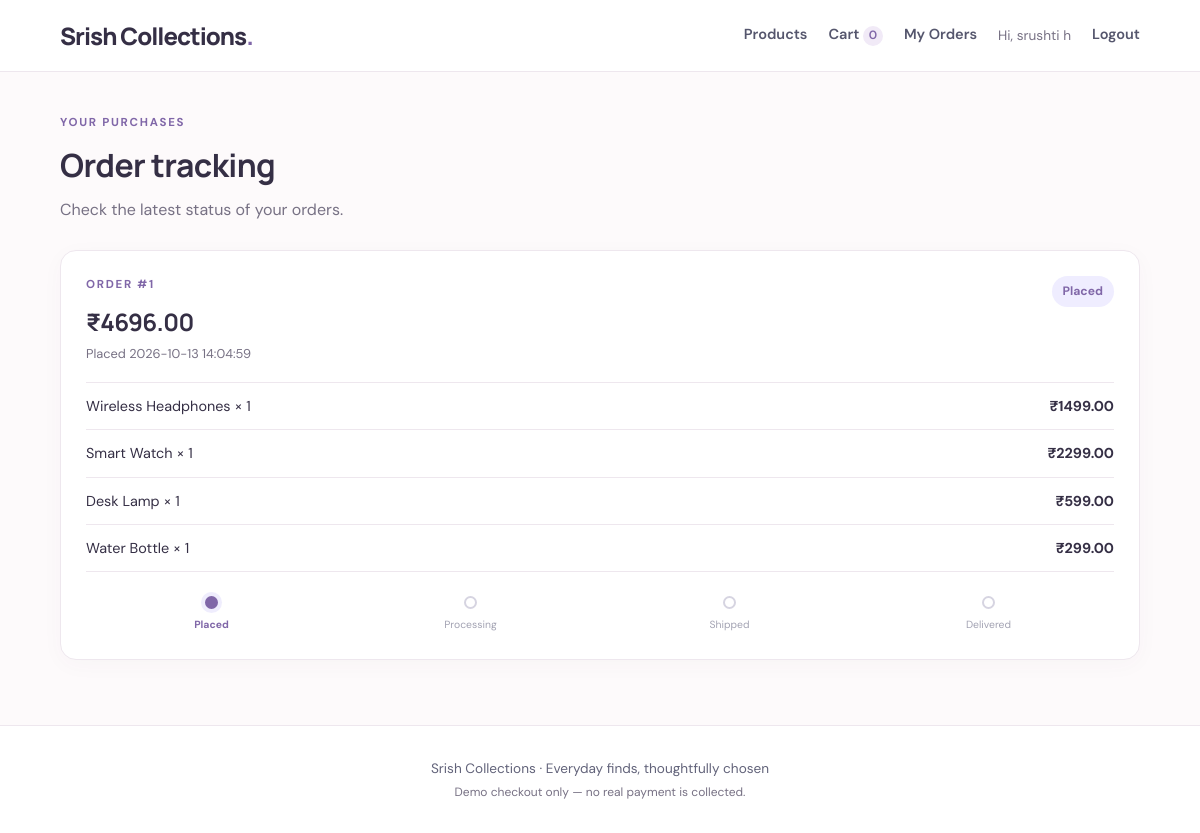
Page /orders (signed in) on the committed database.
### tables this page shows
CREATE TABLE orders (
                id INTEGER PRIMARY KEY AUTOINCREMENT,
                user_id INTEGER NOT NULL,
                total REAL NOT NULL,
                status TEXT NOT NULL DEFAULT 'Placed',
                created_at TEXT NOT NULL DEFAULT CURRENT_TIMESTAMP,
                FOREIGN KEY(user_id) REFERENCES users(id)
            );

CREATE TABLE order_items (
                id INTEGER PRIMARY KEY AUTOINCREMENT,
                order_id INTEGER NOT NULL,
                product_id INTEGER,
                product_name TEXT NOT NULL,
                quantity INTEGER NOT NULL,
                price_each REAL NOT NULL,
                FOREIGN KEY(order_id) REFERENCES orders(id) ON DELETE CASCADE,
                FOREIGN KEY(product_id) REFERENCES products(id) ON DELETE SET NULL
            );

### app.py (the view)
@app.route("/orders")
@login_required
def orders():
    with get_db() as db:
        user_orders = db.execute(
            "SELECT * FROM orders WHERE user_id = ? ORDER BY id DESC",
            (session["user_id"],),
        ).fetchall()
        order_items = {}
        for order in user_orders:
            order_items[order["id"]] = db.execute(
                "SELECT * FROM order_items WHERE order_id = ?", (order["id"],)
            ).fetchall()
    return render_template("orders.html", orders=user_orders, order_items=order_items)

### app.py (called while the page is built)
def login_required(view):
    @wraps(view)
    def wrapped_view(*args, **kwargs):
        if "user_id" not in session:
            flash("Please log in to continue.", "warning")
            return redirect(url_for("login"))
        return view(*args, **kwargs)
    return wrapped_view

@app.context_processor
def inject_common_values():
    return {"cart_count": sum(int(qty) for qty in session.get("cart", {}).values())}

### database.py (called while the page is built)
@contextmanager
def get_db():
    connection = sqlite3.connect(DATABASE)
    connection.row_factory = sqlite3.Row
    connection.execute("PRAGMA foreign_keys = ON")
    try:
        yield connection
        connection.commit()
    except Exception:
        connection.rollback()
        raise
    finally:
        connection.close()

### templates/orders.html (shortened to what this page needs)
{% extends "base.html" %}
{% block content %}
<div class="page-heading"><p class="eyebrow">YOUR PURCHASES</p><h1>Order tracking</h1><p class="muted">Check the latest status of your orders.</p></div>
{% if orders %}
<div class="orders-list">
  {% for order in orders %}
  <article class="order-card">
    <div class="order-top"><div><p class="eyebrow">ORDER #{{ order.id }}</p><h2>₹{{ "%.2f"|format(order.total) }}</h2><p class="muted">Placed {{ order.created_at }}</p></div><span class="status status-{{ order.status|lower }}">{{ order.status }}</span></div>
    <div class="order-products">
      {% for item in order_items[order.id] %}
      <div class="summary-line"><span>{{ item.product_name }} × {{ item.quantity }}</span><strong>₹{{ "%.2f"|format(item.price_each * item.quantity) }}</strong></div>
      {% endfor %}
    </div>
    <div class="tracking-steps">
      {% for step in ["Placed", "Processing", "Shipped", "Delivered"] %}
        <div class="tracking-step {% if step == order.status %}current{% elif order.status in ['Processing', 'Shipped', 'Delivered'] and step == 'Placed' or order.status in ['Shipped', 'Delivered'] and step == 'Processing' or order.status == 'Delivered' and step == 'Shipped' %}complete{% endif %}">
          <span class="step-dot"></span><small>{{ step }}</small>
        </div>
      {% endfor %}
    </div>
  </article>
  {% endfor %}
</div>
{% else %}
<div class="empty-state"><div class="empty-icon">📦</div><h2>No orders yet</h2><p>Your orders will appear here after checkout.</p><a class="button primary" href="{{ url_for('index') }}">Start shopping</a></div>
{% endif %}
{% endblock %}

### templates/base.html (shortened to what this page needs)
<!doctype html>
<html lang="en">
<head>
  <link rel="stylesheet" href="{{ url_for('static', filename='style.css') }}">
</head>
<body>
  <header class="site-header">
    <a class="brand" href="{{ url_for('index') }}">Srish Collections<span>.</span></a>
    <nav>
      <a href="{{ url_for('index') }}">Products</a>
      <a href="{{ url_for('cart') }}">Cart <span class="cart-count">{{ cart_count }}</span></a>
      {% if session.get('user_id') %}
        <a href="{{ url_for('orders') }}">My Orders</a>
        <span class="nav-user">Hi, {{ session.get('name') }}</span>
        <form class="inline-form" method="post" action="{{ url_for('logout') }}">
          <button class="link-button" type="submit">Logout</button>
        </form>
      {% else %}
        <a href="{{ url_for('login') }}">Login</a>
        <a class="nav-cta" href="{{ url_for('register') }}">Create account</a>
      {% endif %}
    </nav>
  </header>
  <main class="container">
    {% block content %}{% endblock %}
  </main>
  <footer class="site-footer">
    <p>Srish Collections · Everyday finds, thoughtfully chosen</p>
    <p class="small-muted">Demo checkout only — no real payment is collected.</p>
  </footer>
</body>
</html>

### static/style.css (style rules this page uses)
:root { --ink: #352f45; --muted: #777184; --purple: #8067a8; --purple-dark: #69528e; --pale: #f1eaf7; --line: #eee7ee; --surface: #ffffff; --page: #fdfafb; --green: #197b55; --red: #bd3e4d; --shadow: 0 12px 35px rgba(74, 54, 89, .09); }
* { box-sizing: border-box; }
html { scroll-behavior: smooth; }
body { margin: 0; background: var(--page); color: var(--ink); font-family: 'DM Sans', sans-serif; line-height: 1.55; }
a { color: var(--purple); text-decoration: none; }
button, input, textarea, select { font: inherit; }
button { cursor: pointer; }
.site-header { display: flex; align-items: center; justify-content: space-between; gap: 24px; padding: 19px max(5vw, 20px); background: rgba(255,255,255,.94); border-bottom: 1px solid var(--line); position: sticky; top: 0; z-index: 10; backdrop-filter: blur(12px); }
.brand { color: var(--ink); font: 800 1.5rem 'Manrope', sans-serif; letter-spacing: -1px; }
.brand span { color: var(--purple); }
.site-header nav { display: flex; align-items: center; gap: 21px; font-size: .91rem; }
.site-header nav a { color: #55566d; font-weight: 600; }
.nav-user { color: var(--muted); font-size: .85rem; }
.cart-count { display: inline-grid; place-items: center; min-width: 20px; height: 20px; padding: 0 5px; border-radius: 20px; background: var(--pale); color: var(--purple); font-size: .75rem; }
.inline-form { display: inline; margin: 0; }
.link-button { padding: 0; border: 0; background: transparent; color: #55566d; font-weight: 600; }
.container { width: min(1180px, 90%); margin: 0 auto; min-height: 68vh; }
.eyebrow { color: var(--purple); font-size: .72rem; font-weight: 700; letter-spacing: 1.7px; margin: 0 0 9px; }
h1, h2, h3, p { margin-top: 0; }
h1, h2, h3 { font-family: 'Manrope', sans-serif; letter-spacing: -.6px; }
.section-heading h2, .page-heading h1 { margin-bottom: 0; font-size: 2rem; }
.page-heading { margin: 42px 0 27px; }
.page-heading .muted { margin: 8px 0 0; }
.muted, .small-muted { color: var(--muted); }
.small-muted { font-size: .8rem; }
.panel, .summary-card, .form-card, .order-card { background: white; border: 1px solid var(--line); border-radius: 16px; padding: 25px; box-shadow: 0 5px 22px #563b5008; }
.summary-line, .summary-total { display: flex; align-items: center; justify-content: space-between; gap: 15px; padding: 12px 0; font-size: .9rem; }
.summary-line { border-bottom: 1px solid var(--line); }
.orders-list { display: grid; gap: 20px; margin-bottom: 65px; }
.order-card { padding: 25px; }
.order-top { display: flex; justify-content: space-between; align-items: start; gap: 20px; }
.order-top h2 { margin: 0 0 4px; }
.order-top .muted { font-size: .8rem; margin: 0; }
.status { display: inline-flex; border-radius: 20px; padding: 6px 11px; font-size: .76rem; font-weight: 700; background: #efedff; color: var(--purple); white-space: nowrap; }
.order-products { margin-top: 18px; border-top: 1px solid var(--line); }
.tracking-steps { display: flex; justify-content: space-between; gap: 8px; margin-top: 24px; position: relative; }
.tracking-step { display: grid; justify-items: center; gap: 8px; color: #a2a2b2; font-size: .78rem; flex: 1; position: relative; }
.step-dot { width: 13px; height: 13px; border: 2px solid #d6d4e1; background: white; border-radius: 50%; z-index: 1; }
.tracking-step.current, .tracking-step.complete { color: var(--purple); font-weight: 700; }
.tracking-step.current .step-dot, .tracking-step.complete .step-dot { background: var(--purple); border-color: var(--purple); box-shadow: 0 0 0 4px #6754e81b; }
.site-footer { text-align: center; padding: 28px 20px; border-top: 1px solid var(--line); background: white; color: #62637a; font-size: .85rem; }
.site-footer p { margin: 4px 0; }
.site-footer .small-muted { font-size: .75rem; }

### rows in the picture
orders: id "1", total "4696.00", created_at "2026-10-13 14:04:59", status "Placed", step "Placed" "Processing" "Shipped" "Delivered"
order_items: product_name "Wireless Headphones", quantity "1", item.price_each*item.quantity "1499.00"
order_items: product_name "Smart Watch", quantity "1", item.price_each*item.quantity "2299.00"
order_items: product_name "Desk Lamp", quantity "1", item.price_each*item.quantity "599.00"
order_items: product_name "Water Bottle", quantity "1", item.price_each*item.quantity "299.00"

### other values in the picture
{{ cart_count }} "0"
{{ session.get('name') }} "srushti h"
